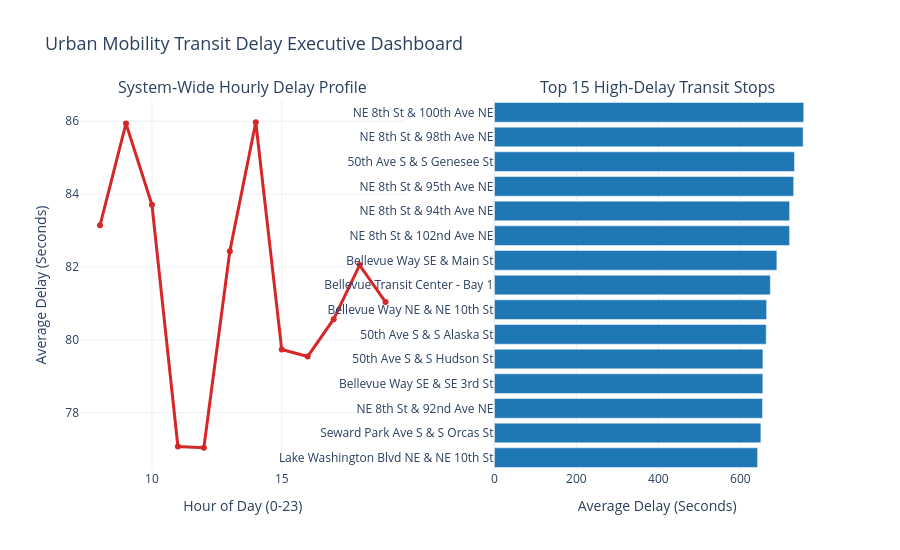

Source (notebook cell):
### Markdown cell above
### Build Interactive Executive Dashboard

### Code cell
# Initialize 1x2 Subplot Layout
fig = make_subplots(
    rows=1, cols=2,
    subplot_titles=("System-Wide Hourly Delay Profile", "Top 15 High-Delay Transit Stops"),
    horizontal_spacing=0.12
)

# Panel 1: Hourly Delay Trend (Line Chart)
fig.add_trace(
    go.Scatter(
        x=df_hourly['hour'],
        y=df_hourly['avg_delay'],
        mode='lines+markers',
        name='Avg Delay (s)',
        line=dict(color='#d62728', width=3),
        marker=dict(size=6)
    ),
    row=1, col=1
)

# Panel 2: Top Bottleneck Stops (Horizontal Bar Chart)
fig.add_trace(
    go.Bar(
        x=df_top_stops['avg_delay'],
        y=df_top_stops['stop_name'],
        orientation='h',
        name='Top Delay Stops',
        marker=dict(color='#1f77b4')
    ),
    row=1, col=2
)

# Update layout styling
fig.update_layout(
    title_text="Urban Mobility Transit Delay Executive Dashboard",
    title_font_size=18,
    template="plotly_white",
    height=550,
    showlegend=False
)

fig.update_xaxes(title_text="Hour of Day (0-23)", row=1, col=1)
fig.update_yaxes(title_text="Average Delay (Seconds)", row=1, col=1)

fig.update_xaxes(title_text="Average Delay (Seconds)", row=1, col=2)
fig.update_yaxes(autorange="reversed", row=1, col=2)

# Display interactive plot
fig.show()

# Export standalone HTML dashboard
fig.write_html("executive_dashboard.html")
print("Dashboard exported successfully to executive_dashboard.html")

### Figure 1 — Plotly figure (JSON) as saved in the notebook; plotly's stock layout.template omitted (floating-point values rounded to 4 significant figures)
{"data": [{"line": {"color": "#d62728", "width": 3}, "marker": {"size": 6}, "mode": "lines+markers", "name": "Avg Delay (s)", "type": "scatter", "x": [8.0, 9.0, 10.0, 11.0, 12.0, 13.0, 14.0, 15.0, 16.0, 17.0, 18.0, 19.0], "xaxis": "x", "y": [83.14, 85.94, 83.71, 77.07, 77.04, 82.43, 85.97, 79.73, 79.54, 80.57, 82.05, 81.04], "yaxis": "y"}, {"marker": {"color": "#1f77b4"}, "name": "Top Delay Stops", "orientation": "h", "type": "bar", "x": [754.5, 753.0, 732.0, 730.0, 720.0, 720.0, 689.0, 673.0, 664.0, 663.0, 655.0, 654.8, 654.0, 650.0, 642.0], "xaxis": "x2", "y": ["NE 8th St & 100th Ave NE", "NE 8th St & 98th Ave NE", "50th Ave S & S Genesee St", "NE 8th St & 95th Ave NE", "NE 8th St & 94th Ave NE", "NE 8th St & 102nd Ave NE", "Bellevue Way SE & Main St", "Bellevue Transit Center - Bay 1", "Bellevue Way NE & NE 10th St", "50th Ave S & S Alaska St", "50th Ave S & S Hudson St", "Bellevue Way SE & SE 3rd St", "NE 8th St & 92nd Ave NE", "Seward Park Ave S & S Orcas St", "Lake Washington Blvd NE & NE 10th St"], "yaxis": "y2"}], "layout": {"annotations": [{"font": {"size": 16}, "showarrow": false, "text": "System-Wide Hourly Delay Profile", "x": 0.22, "xanchor": "center", "xref": "paper", "y": 1, "yanchor": "bottom", "yref": "paper"}, {"font": {"size": 16}, "showarrow": false, "text": "Top 15 High-Delay Transit Stops", "x": 0.78, "xanchor": "center", "xref": "paper", "y": 1, "yanchor": "bottom", "yref": "paper"}], "height": 550, "showlegend": false, "title": {"font": {"size": 18}, "text": "Urban Mobility Transit Delay Executive Dashboard"}, "xaxis": {"anchor": "y", "domain": [0, 0.44], "title": {"text": "Hour of Day (0-23)"}}, "xaxis2": {"anchor": "y2", "domain": [0.56, 1], "title": {"text": "Average Delay (Seconds)"}}, "yaxis": {"anchor": "x", "domain": [0, 1], "title": {"text": "Average Delay (Seconds)"}}, "yaxis2": {"anchor": "x2", "autorange": "reversed", "domain": [0, 1]}}}
